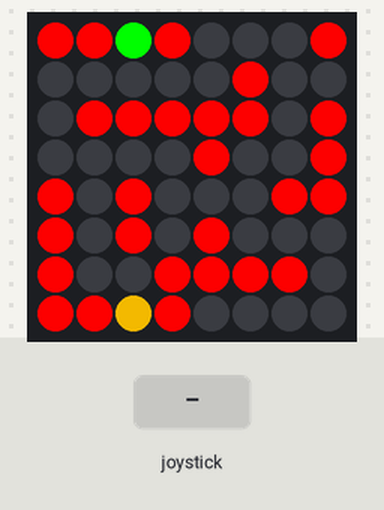
Bench run of a program on a simulated Raspberry Pi (BCM pin numbers) with a Sense HAT. On the bench: the Sense HAT's 8×8 RGB LED matrix. The test bench sets the inputs (shaded band).

Above: at 1.2 s.
1.3 s: joystick pushed down
At 2.1 s:
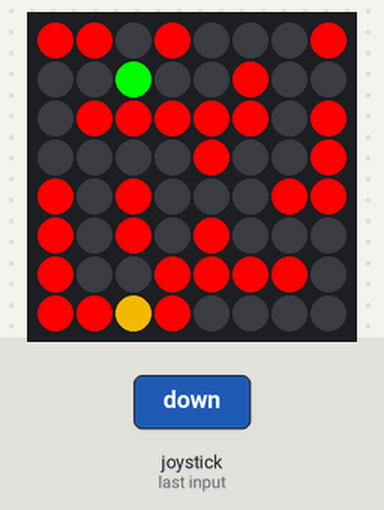
2.8 s: joystick pushed left
At 3.2 s:
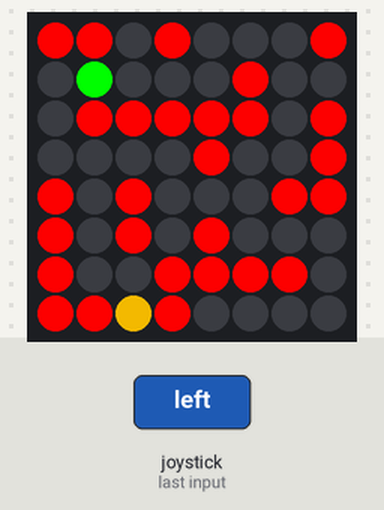
Timing chart, 0 to 5.8 s (numbered marks = the images above; inputs shaded):
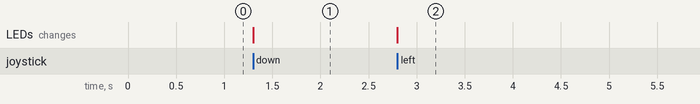

Measured:
- after the input at 1.3 s, the LEDs: change at once (image 1)
- after the input at 2.8 s, the LEDs: change at once (image 2)

The program:

sense_hat_basic_maze.py
```python
"""Joystick controlled maze game for RPi with sense hat"""

from sense_hat import SenseHat
import time
import math
from statistics import mean
sense = SenseHat()
sense.clear()

o = (255, 0, 0) # Green
x = (0, 0, 0) # Black
w = (218,165,32)

maze1_pixels = [
    o, o, x, o, x, x, x, o,
    x, x, x, x, x, o, x, x,
    x, o, o, o, o, o, x, o,
    x, x, x, x, o, x, x, o,
    o, x, o, x, x, x, o, o,
    o, x, o, x, o, x, x, x,
    o, x, x, o, o, o, o, x,
    o, o, w, o, x, x, x, x
]

o = 0
x = 1
w = 2

maze1_paths = [
    [o, o, x, o, x, x, x, o],
    [x, x, x, x, x, o, x, x],
    [x, o, o, o, o, o, x, o],
    [x, x, x, x, o, x, x, o],
    [o, x, o, x, x, x, o, o],
    [o, x, o, x, o, x, x, x],
    [o, x, x, o, o, o, o, x],
    [o, o, w, o, x, x, x, x]
]


y = 0#y, x
x = 2

sense.set_pixels(maze1_pixels)
sense.set_pixel(x, y, (0, 255, 0))

def move(event):
    global x
    global y
    global maze1_paths
    global maze1_pixels
    if event.action == 'pressed':

        if event.direction == 'down':
            if y < 7 and maze1_paths[y+1][ x]:
                y += 1
        elif event.direction == 'up':
            if y > 0 and maze1_paths[y-1][ x]:
                y -= 1

        elif event.direction == 'right':
            if x < 7 and maze1_paths[y][ x+1]:
                x += 1
        elif event.direction == 'left':
            if x > 0 and maze1_paths[y][ x-1]:
                x -= 1
        sense.set_pixels(maze1_pixels)
        sense.set_pixel(x, y, (0, 255, 0))

        if maze1_paths[y][x] == 2:
            sense.show_message("YOU WIN!")
            y = 0
            x = 2
            sense.set_pixels(maze1_pixels)
            sense.set_pixel(x, y, (0, 255, 0))
sense.stick.direction_any = move
while True:
    pass
```
